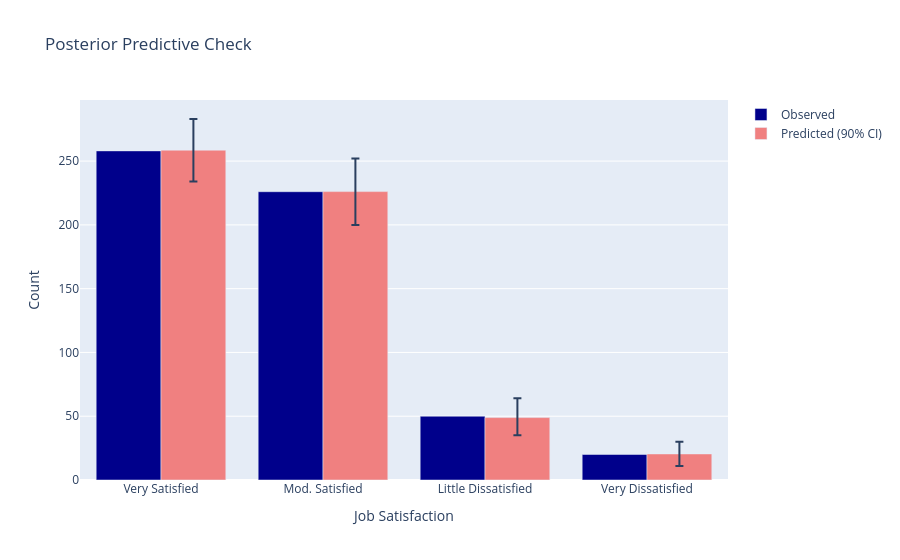

The notebook cell this image was saved under:
### Markdown cell above
## Posterior Predictive Check

### Code cell
# Posterior predictive check
obs_counts = pd.Series(y).value_counts().sort_index()
pp = trace.posterior_predictive['y_obs'].values

pred_counts = []
for chain in range(pp.shape[0]):
    for draw in range(pp.shape[1]):
        counts = pd.Series(pp[chain, draw, :]).value_counts()
        full = pd.Series(0, index=[0, 1, 2, 3])
        full.update(counts)
        pred_counts.append(full.values)

pred_counts = np.array(pred_counts)
pred_mean = pred_counts.mean(axis=0)
pred_q05, pred_q95 = np.percentile(pred_counts, [5, 95], axis=0)

cats = ['Very Satisfied', 'Mod. Satisfied', 'Little Dissatisfied', 'Very Dissatisfied']

fig = go.Figure()
fig.add_trace(go.Bar(x=cats, y=obs_counts.values, name='Observed', marker_color='darkblue'))
fig.add_trace(go.Bar(x=cats, y=pred_mean, name='Predicted (90% CI)', marker_color='lightcoral',
                     error_y=dict(type='data', array=pred_q95-pred_mean, arrayminus=pred_mean-pred_q05)))
fig.update_layout(title='Posterior Predictive Check', barmode='group',
                 xaxis_title='Job Satisfaction', yaxis_title='Count')
fig.show()

within = sum(pred_q05[i] <= obs_counts.iloc[i] <= pred_q95[i] for i in range(4))
print(f'Categories within 90% CI: {within}/4')

### Figure 1 — Plotly figure (JSON) as saved in the notebook; plotly's stock layout.template omitted (floating-point values rounded to 4 significant figures)
{"data": [{"marker": {"color": "darkblue"}, "name": "Observed", "type": "bar", "x": ["Very Satisfied", "Mod. Satisfied", "Little Dissatisfied", "Very Dissatisfied"], "y": [258, 226, 50, 20]}, {"error_y": {"array": [24.44, 25.92, 15.08, 9.567], "arrayminus": [24.56, 26.08, 13.92, 9.433], "type": "data"}, "marker": {"color": "lightcoral"}, "name": "Predicted (90% CI)", "type": "bar", "x": ["Very Satisfied", "Mod. Satisfied", "Little Dissatisfied", "Very Dissatisfied"], "y": [258.6, 226.1, 48.92, 20.43]}], "layout": {"barmode": "group", "title": {"text": "Posterior Predictive Check"}, "xaxis": {"title": {"text": "Job Satisfaction"}}, "yaxis": {"title": {"text": "Count"}}}}
